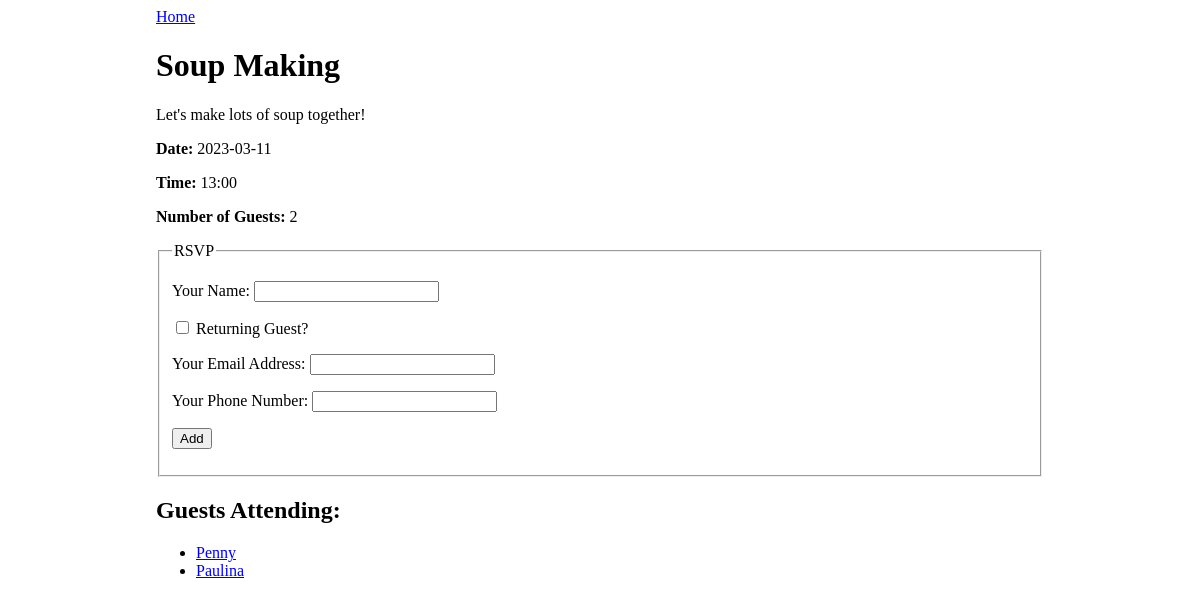
Screenshot of /event/1 with the database file from the repository.
### events_app/models.py (models this page shows)
class Event(db.Model):
    id = db.Column(db.Integer, primary_key=True)
    title = db.Column(db.String(80), nullable=False)
    description = db.Column(db.String(280))
    date_and_time = db.Column(db.DateTime)
    guests = db.relationship('Guest', secondary='guest_event', back_populates='events_attending')
    event_type = db.Column(db.Enum("Party", "Study", "Networking", "Lecture", "Workshop", name="event_type"))

class Guest(db.Model):
    id = db.Column(db.Integer, primary_key=True)
    name = db.Column(db.String(80), nullable=False)
    email = db.Column(db.String(80), nullable=False)
    phone = db.Column(db.String(12), nullable=False)
    events_attending = db.relationship('Event', secondary='guest_event', back_populates='guests')

### events_app/routes.py (the view)
@main.route('/event/<event_id>', methods=['GET'])
def event_detail(event_id):
    event = Event.query.filter_by(id=event_id).first()
    guest_count = Guest.query.count()
    return render_template('event_detail.html', event=event, guest_count=guest_count)

### events_app/templates/event_detail.html (shortened to what this page needs)
{% extends 'base.html' %}
{% block content %}
<a href="/">Home</a>
<h1>{{ event.title }}</h1>
<p>{{ event.description }}</p>
<p><strong>Date:</strong> {{ event.date_and_time.strftime('%Y-%m-%d') }}</p>
<p><strong>Time:</strong> {{ event.date_and_time.strftime('%H:%M') }}</p>
<p><strong>Number of Guests:</strong> {{ guest_count }}</p>
<form method="POST">
    <fieldset>
        <legend>RSVP</legend>
        <p>
            <label>
                Your Name:
                <input type="text" name="guest_name">
            </label>
        </p>
        <p>
            <label>
                <input type="checkbox" name="returning" onchange="returningGuestChanged(this.checked)">
                Returning Guest?
            </label>
        </p>
        <div id="new-guest-info">
            <p>
                <label>
                    Your Email Address:
                    <input type="email" name="email">
                </label>
            </p>
            <p>
                <label>
                    Your Phone Number:
                    <input type="phone" name="phone">
                </label>
            </p>
        </div>
        <p>
            <input type="submit" name="submit" value="Add">
        </p>
    </fieldset>
</form>
<h2>Guests Attending:</h2>
<ul>
    {% for guest in event.guests %}
    <li><a href="/guest/{{ guest.id }}">{{ guest.name }}</a></li>
    {% endfor %}
</ul>
{% endblock %}

### events_app/static/style.css (style rules this page uses)
body { display: flex; justify-content: center; }

### rows the page displays
Event: title "Soup Making", description "Let's make lots of soup together!", date_and_time "2023-03-11", date_and_time "13:00"
Guest: name "Penny"
Guest: name "Paulina"

### other values shown
{{ guest_count }} "2"
